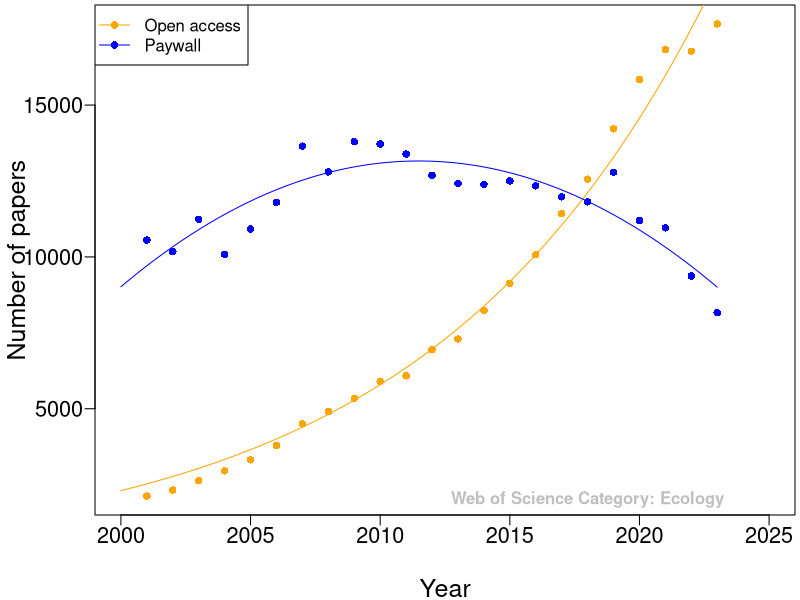

The R script that drew this image:
OA <- c(17674,16774,16826,15840,14219,12561,11427,10074,9130,8235,7298,6946,6084,5900,5347,4909,4504,3786,3320,2954,2631,2321,2123)

paywall <- c(8163,9373,10956,11203,12787,11815,11979,12341,12503,12387,12417,12690,13389,13718,13792,12799,13649,11797,10918,10083,11237,10171,10556)

year <- 2023:2001

png("Journal growth.png", width=16,height=14, units="cm", res=300)
par(mai=c(0.85,0.95,0.05,0.05))

plot(year,OA, col="orange", pch=16, ylab="Number of papers", xlab="Year",las=1, xlim=c(2000,2025),cex.axis=1.3, cex.lab= 1.5, mgp=c(3.3,0.6,0))
points(year,paywall, col="blue",pch=16)

mod <- nls(OA~I(a*exp(year*b)), start = list(a = 200, b = 0.1),control = nls.control(maxiter = 1000))
yrs <- seq(2000,2023,l=1000)
OA.p <- coef(mod)[1]*exp(yrs*coef(mod)[2])
lines(yrs,OA.p,col="orange")

mod.2 <- (lm(paywall~year + I(year^2)))
pw.p <-  coef(mod.2)[1] + yrs*coef(mod.2)[2] + coef(mod.2)[3]*yrs^2
lines(yrs,pw.p,col="blue")

legend ("topleft", c("Open access", "Paywall"), col=c("orange","blue"), pch=16, lty=1)
text(2018,2000, font=2, col="grey", "Web of Science Category: Ecology")
dev.off()
